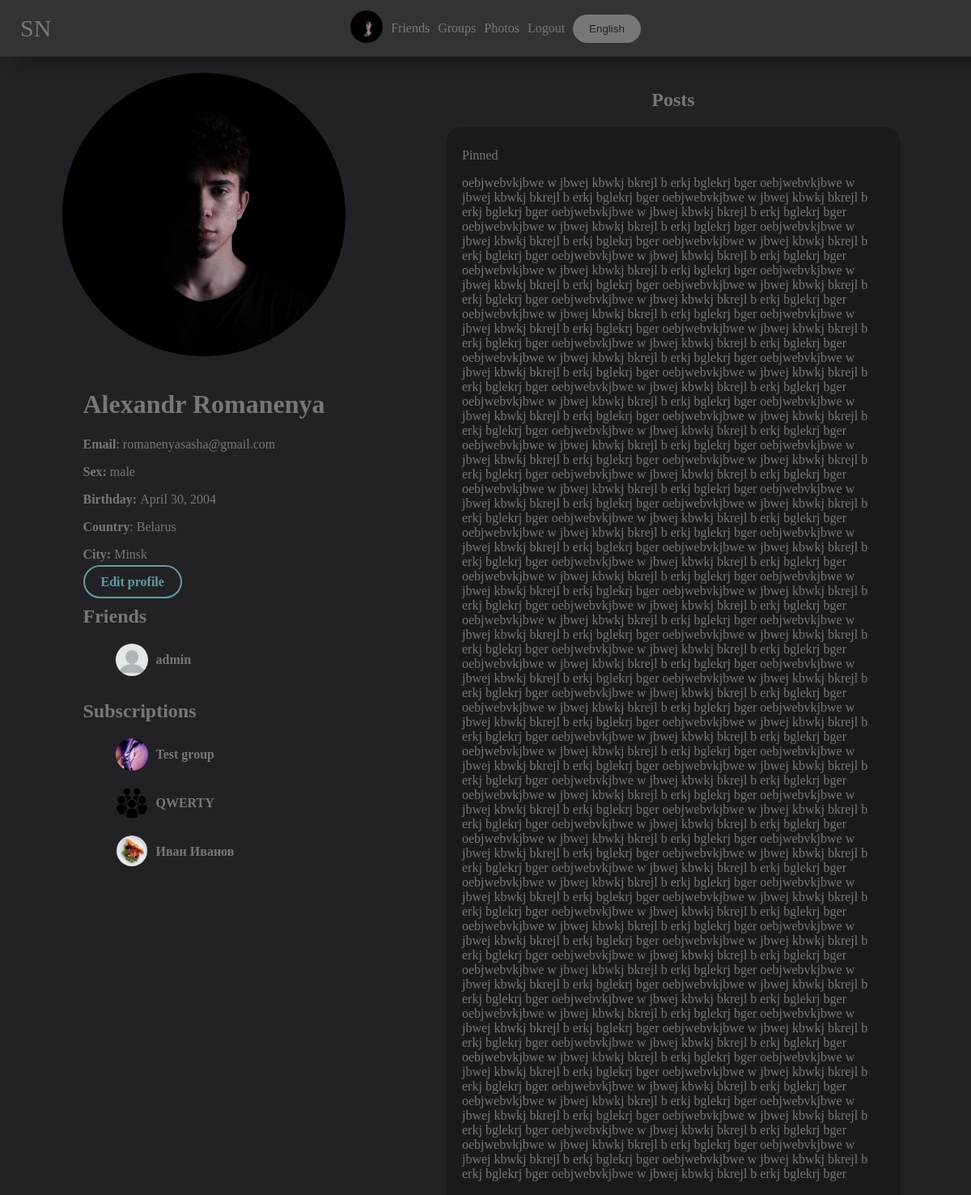
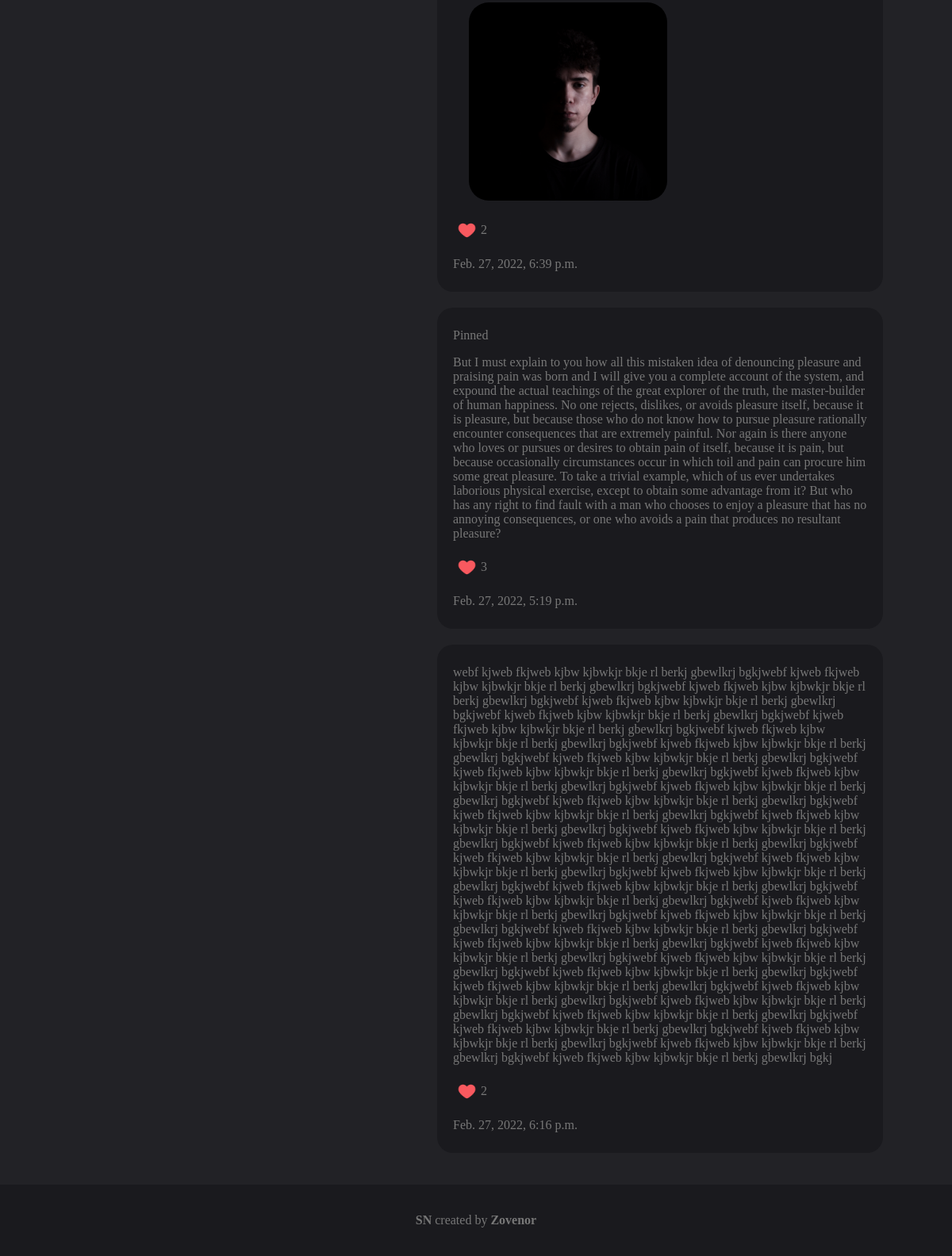
Before: /account (signed in) with the older database file (2 pictures, top to bottom).
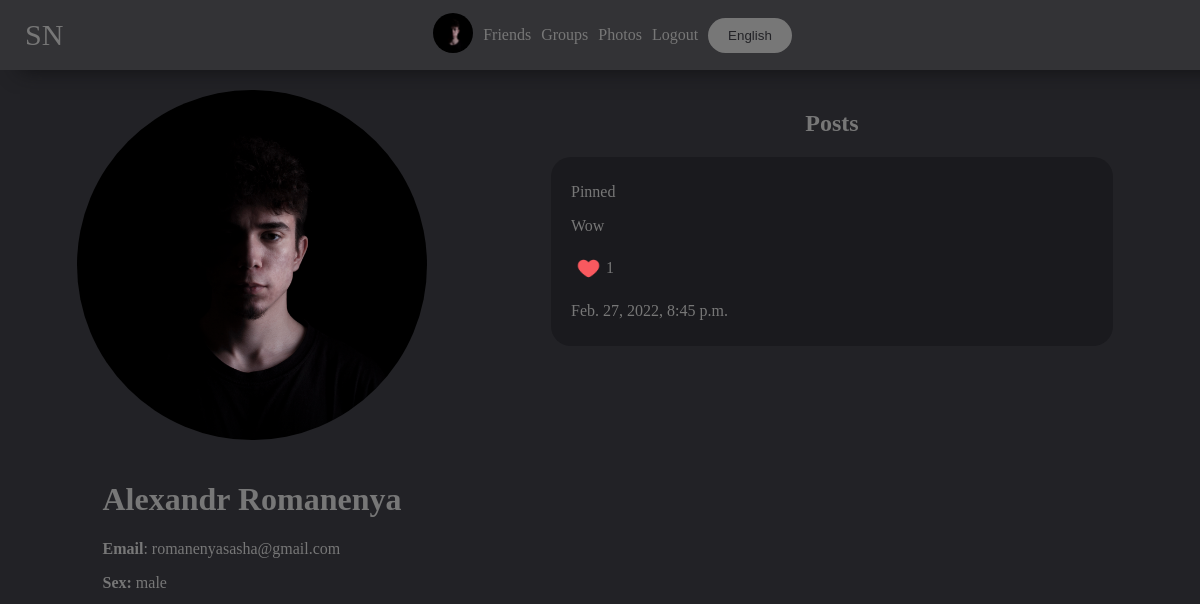
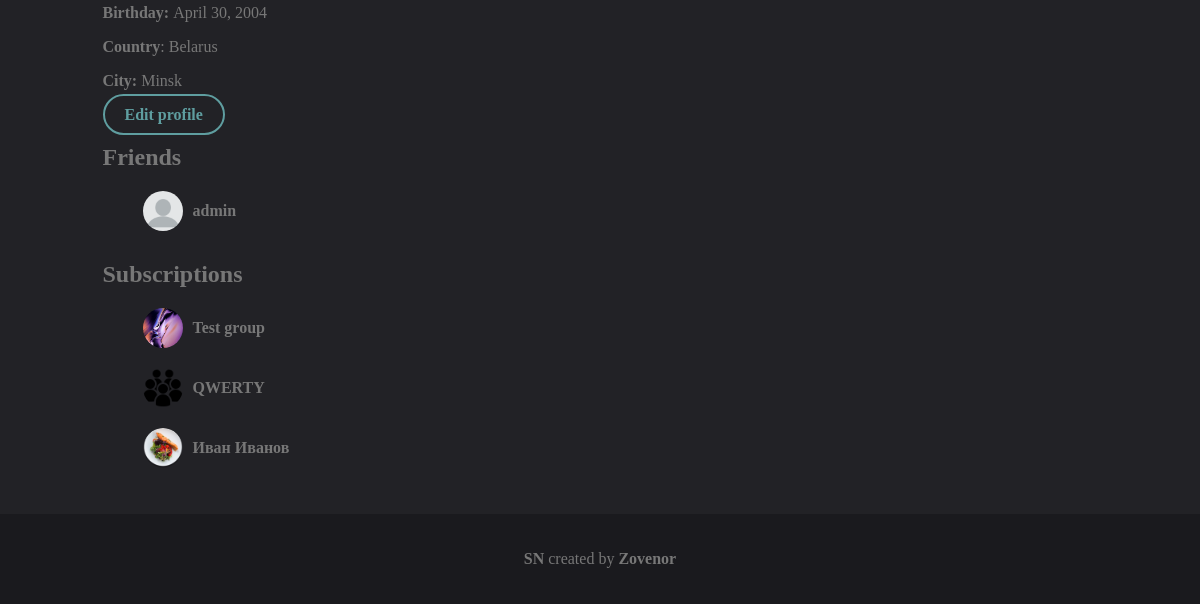
After: the same page with the newer database file (2 pictures, top to bottom).
### mainpage/models.py (models this page shows, shortened)
class UserDetail(models.Model):
    user = models.ForeignKey(User, on_delete=models.CASCADE)
    age = models.DateField(null=True, blank=True)
    photo = models.ForeignKey(Photo, on_delete=models.SET_NULL, null=True, blank=True)
    permissions = models.CharField(max_length=10, default="public")
    country = models.CharField(max_length=100, null=True, blank=True)
    city = models.CharField(max_length=100, null=True, blank=True)
    sex = models.CharField(max_length=10, choices=(('male', 'male'), ('female', 'female'), ('None', 'None')),
                           default=('None', 'None'))
    def get_photo(self):
        if self.photo:
            return self.photo
        else:
            return settings.STATIC_URL + "/mainpage/img/user.png"

class Photo(models.Model):
    photo = models.ImageField(upload_to='photos')
    date = models.DateTimeField(auto_now=True)
    user = models.ForeignKey(User, on_delete=models.SET_NULL, null=True)
    permissions = models.CharField(max_length=10, default="public")
    def __str__(self):
        return self.photo.url

class Friend(models.Model):
    user1 = models.IntegerField()
    user2 = models.IntegerField()
    def get_user2(self):
        try:
            return UserDetail.objects.get(user=self.user2)
        except:
            return None

class Group(models.Model):
    followers = models.ManyToManyField(UserDetail, related_name="followers", null=True, blank=True)
    name = models.CharField(max_length=250)
    description = models.TextField(null=True, blank=True)
    groupname = models.CharField(max_length=100, unique=True)
    photo = models.ForeignKey(Photo, on_delete=models.SET_NULL, null=True, blank=True)
    admin = models.ForeignKey(UserDetail, on_delete=models.SET_NULL, null=True, blank=True)
    editors = models.ManyToManyField(UserDetail, related_name="editors", null=True, blank=True)
    def get_photo(self):
        if self.photo:
            return self.photo
        else:
            return settings.STATIC_URL + "/mainpage/img/group.jpg"

class Follower(models.Model):
    user1 = models.IntegerField()
    user2 = models.IntegerField()
    def get_user2(self):
        try:
            return UserDetail.objects.get(user=self.user2)
        except:
            return None

class Post(models.Model):
    author = models.CharField(max_length=100, null=True, blank=True)
    text = models.TextField()
    photos = models.ManyToManyField(Photo, related_name="photos", null=True, blank=True)
    pinned = models.BooleanField(default=False)
    date = models.DateTimeField(auto_now=True)
    likes = models.ManyToManyField(UserDetail, null=True, blank=True)
    def count_likes(self):
        return self.likes.count()

### mainpage/views.py (the view, shortened to what this page needs)
# urls.py: path('account', views.YourAccountView.as_view()),
class YourAccountView(View):
    @user_is_authenticated
    def get(self, request, **kwargs):
        return AccountIDView.get(self, request, id=request.user.id,
                                 user_view=UserDetail.objects.get(user=request.user.id))

### mainpage/views.py (called while the page is built)
def base(func):
    def wrapper(self, request, content={}, *args, **kwargs):
        if request.user.is_authenticated:
            content.update({'your_user': UserDetail.objects.get(user=request.user)})
        return func(self, request, content=content, **kwargs)
    return wrapper

def get_sex(request, sex):
    if sex == 'male':
        return get_wordlist(request).Account.sex_names['male']
    elif sex == 'female':
        return get_wordlist(request).Account.sex_names['female']
    else:
        return get_wordlist(request).Account.sex_names['none']

def user_is_authenticated(func):
    def redir(self, request):
        return redirect('/login')
    def wrapper(self, request, **kwargs):
        if request.user.is_authenticated:
            return func(self, request, **kwargs)
        else:
            return redir(self, request)
    return wrapper

def get_wordlist(request):
    langs_list = {
        'en': langs.EN,
        'ru': langs.RU,
    }
    if 'lang' in request.COOKIES:
        lang = request.COOKIES['lang']
        try:
            return langs_list[lang]
        except:
            return langs_list['en']
    else:
        return langs_list['en']

### mainpage/templates/mainpage/account.html (shortened to what this page needs)
{% extends 'mainpage/base.html' %}
{% load static %}
{% block content %}
    <link rel="stylesheet" href="{% static 'mainpage/account.css' %}">
    {% if choose_photo == True %}
        {% for el in photos_library %}
            <a href="?choose_photo_by_id={{ el.id }}">
                <div class="account_photo" style="background-image: url('{{ el }}')"></div>
            </a>
        {% endfor %}
    {% else %}
        <div class="account">
            {% if user_view.photo %}
                <img class="account_photo" src="{{ user_view.get_photo }}">
            {% else %}
                <img class="account_photo" src="{% static 'mainpage/img/user.png' %}">
            {% endif %}
            <div class="info">
                {% if edit_permissions == False %}
                    <h1>{{ user_view.user.first_name }} {{ user_view.user.last_name }}</h1>
                    {% if permissions != 'closed' %}
                        <p><b>{{ list.email }}</b>: {{ user_view.user.email }}</p>
                        <p><b>{{ list.sex }}: </b>{{ get_sex }}</p>
                        <p><b>{{ list.age }}: </b>{{ user_view.age }}</p>
                        <p><b>{{ list.country }}</b>: {{ user_view.country }}</p>
                        <p><b>{{ list.city }}: </b>{{ user_view.city }}</p>
                        {% if edit %}
                            <a class="button edit" href="?edit=True"><b>{{ list.edit }}</b></a>
                        {% endif %}
                    {% endif %}
                    {% if permissions != 'closed' %}
                        <section class="friends">
                            <h1>{{ list.friends }}</h1>
                            <ul>
                                {% for el in friends %}
                                    <li class="user">
                                        {% if el.user1 == user_view.user.id %}
                                            <a class="user" href="/{{ el.get_user2.user.username }}">
                                                <div class="user_photo"
                                                     style="background-image: url('{{ el.get_user2.get_photo }}')"></div>
                                                <b>{{ el.get_user2.user.first_name }} {{ el.get_user2.user.last_name }}</b>
                                            </a>
                                        {% else %}
                                            <a class="user" href="/{{ el.get_user1.user.username }}">
                                                <div class="user_photo"
                                                     style="background-image: url('{{ el.get_user1.get_photo }}')"></div>
                                                <b>{{ el.get_user1.user.first_name }} {{ el.get_user1.user.last_name }}</b>
                                            </a>
                                        {% endif %}
                                    </li>
                                {% endfor %}
                            </ul>
                        </section>
                        <section class="subscriptions">
                            <h1>{{ list.subscriptions }}</h1>
                            <ul>
                                {% for el in groups %}
                                    <li class="group">
                                        <a class="user" href="/{{ el.groupname }}">
                                            <div class="user_photo"
                                                 style="background-image: url('{{ el.get_photo }}')"></div>
                                            <b>{{ el.name }}</b>
                                        </a>
                                    </li>
                                {% endfor %}
                                {% for el in following %}
                                    <li class="user">
                                        <a class="user" href="/{{ el.get_user2.user.username }}">
                                            <div class="user_photo"
                                                 style="background-image: url('{{ el.get_user2.get_photo }}')"></div>
                                            <b>{{ el.get_user2.user.first_name }} {{ el.get_user2.user.last_name }}</b>
                                        </a>
                                    </li>
                                {% endfor %}
                            </ul>
                        </section>
                    {% endif %}
                {% endif %}
            </div>
        </div>
        {% if permissions != 'closed' %}
            <section class="posts">
                <h1>{{ list.posts }}</h1>
                {% if posts or pinned_posts %}
                    {% for el in pinned_posts %}
                        <div class="post" id="post{{ el.id }}">
                            <p>{{ list.pinned }}</p>
                            <p class="text">{{ el.text }}</p>
                            <div class="photos">
                                {% for photo in el.photos.all %}
                                    <div class="photo" style="background-image: url('{{ photo }}')"></div>
                                {% endfor %}
                            </div>
                            <a href="?like={{ el.id }}#post{{ el.id }}" class="likes">
                                {% if your_user in el.likes.all %}
                                    <img width="25px" src="{% static 'mainpage/img/like.png' %}">
                                {% else %}
                                    <img style="filter: invert(1); opacity: 0.75" width="25px"
                                         src="{% static 'mainpage/img/no-like.png' %}">
                                {% endif %}
                                {{ el.count_likes }}
                            </a>
                            <p class="date">{{ el.date }}</p>
                        </div>
                    {% endfor %}
                    {% for el in posts %}
                        <div class="post" id="post{{ el.id }}">
                            <p class="text">{{ el.text }}</p>
                            <a href="?like={{ el.id }}#post{{ el.id }}" class="likes">
                                {% if your_user in el.likes.all %}
                                    <img width="25px" src="{% static 'mainpage/img/like.png' %}">
                                {% else %}
                                    <img style="filter: invert(1); opacity: 0.75" width="25px"
                                         src="{% static 'mainpage/img/no-like.png' %}">
                                {% endif %}
                                {{ el.count_likes }}
                            </a>
                            <p class="date">{{ el.date }}</p>
                        </div>
                    {% endfor %}
                {% else %}
                    {{ list.no_posts }}
                {% endif %}
            </section>
        {% else %}
            <h1 class="posts" style="justify-content: center; align-items: center">{{ list.permissions }}</h1>
        {% endif %}
    {% endif %}
{% endblock %}

### mainpage/templates/mainpage/base.html (shortened to what this page needs)
<!doctype html>
{% load static %}
<html lang="en">
<head>
    <link rel="stylesheet" href="{% static "mainpage/base.css" %}">
</head>
<body>
<header>
    <a class="NAME" href="/">{{ list.NAME }}</a>
    {% if user.is_authenticated %}
        <a href="/account"><img width="40px" style="border-radius: 999px" src="{{ your_user.get_photo }}"></a>
        <a href="/friends">{{ list.Friends }}</a>
        <a href="/groups">{{ list.groups }}</a>
        <a href="/photos">{{ list.photos }}</a>
        <a href="/logout?url={{ request.path }}">{{ list.LogOut }}</a>
    {% endif %}
    <button style="margin-left: 5px" class="button choose_lang" onclick="choose_lang()">{{ list.choose_lang }}</button>
</header>
<main>
    {% block content %}
{% endblock %}
</main>
<footer>
    <p><a href="https://github.com/zovenor/social_network"><b>{{ list.NAME }}</b></a> {{ list.created_by }} <a href="https://github.com/zovenor"><b>Zovenor</b></a></p>
</footer>
</body>
</html>

### mainpage/static/mainpage/base.css (style rules this page uses)
body { padding: 0; margin: 0; background: #222226; color: #777; font-family: Calibri; min-height: 100vh; display: flex; flex-flow: column; }
header { background: #333336; padding: 10px; color: #FFF; display: flex; align-items: center; justify-content: center; position: fixed; width: 100vw; height: 50px; left: 0; top: 0; z-index: 999; box-shadow: 20px 0px 20px #111113; }
.NAME { position: fixed; left: 20px; font-size: 30px; }
header a { text-decoration: none; margin: 5px; color: #777; }
main { padding: 20px; padding-top: 90px; }
main a { text-decoration: none; color: #777; }
li { list-style-type: none; }
.button { border-color: #777; border-width: 2px; border-style: solid; border-radius: 999px; padding: 10px; transition: .5s; color: #777; background-color: #222226; width: fit-content; padding-left: 20px; padding-right: 20px; }
.choose_lang { border: 0px; background-color: #777; color: #222226; }
footer { background-color: #1a1a1e; padding: 20px; display: flex; justify-content: center; align-items: center; margin-top: auto; }
footer a { text-decoration: none; color: #777; }

### mainpage/static/mainpage/account.css (style rules this page uses)
.account_photo { border-radius: 999px; width: 350px; margin-bottom: 20px; height: 350px; background-repeat: no-repeat; background-position: center; background-size: cover; }
main { display: flex; flex-flow: row; }
.edit { color: cadetblue; border-color: cadetblue; }
.account { display: flex; flex-flow: column; }
.user_photo { width: 40px; height: 40px; border-radius: 999px; background-size: cover; background-position: center; background-repeat: no-repeat; margin-right: 10px; }
.user, .group { display: flex; align-items: center; margin-bottom: 10px; }
.account { margin-right: auto; width: 40%; align-items: center; }
.posts { display: flex; flex-flow: column; width: 60%; align-items: center; }
.post { width: 75%; background-color: #1a1a1e; padding: 10px 20px 10px 20px; border-radius: 20px; margin-bottom: 20px; }
.likes { display: flex; align-items: center; }
.likes * { margin: 5px; }

Changed rows visible on the page:
removed Post: pinned "Pinned", text "oebjwebvkjbwe w jbwej kbwkj bkrejl b erkj bglekrj bger oebjwebvkjbwe w jbwej kbwkj bkrejl b erkj bglekrj bger oebjwebvkjbwe w jbwej kbwkj bkrejl b erkj bglekrj bger oebjwebvkjbwe w jbwej kbwkj bkrejl b erkj bglekrj bger oebjwebvkjbwe w jbwej kbwkj bkrejl b erkj bglekrj bger oebjwebvkjbwe w jbwej kbwkj bkrejl b erkj bglekrj bger oebjwebvkjbwe w jbwej kbwkj bkrejl b erkj bglekrj bger oebjwebvkjbwe w jbwej kbwkj bkrejl b erkj bglekrj bger oebjwebvkjbwe w jbwej kbwkj bkrejl b erkj bglekrj bger oebjwebvkjbwe w jbwej kbwkj bkrejl b erkj bglekrj bger oebjwebvkjbwe w jbwej kbwkj bkrejl b erkj bglekrj bger oebjwebvkjbwe w jbwej kbwkj bkrejl b erkj bglekrj bger oebjwebvkjbwe w jbwej kbwkj bkrejl b…", count_likes "2", date "Feb. 27, 2022, 6:39 p.m.", shown under "Posts"
no longer on this page (row unchanged): Photo: photo (picture)
removed Post: pinned "Pinned", text "But I must explain to you how all this mistaken idea of denouncing pleasure and praising pain was born and I will give you a complete account of the system, and expound the actual teachings of the great explorer of the truth, the master-builder of human happiness. No one rejects, dislikes, or avoids pleasure itself, because it is pleasure, but because those who do not know how to pursue pleasure rationally encounter consequences that are extremely painful. Nor again is there anyone who loves or pursues or desires to obtain pain of itself, because it is pain, but because occasionally circumstances occur in which toil and pain can procure him some great pleasure. To take a trivial example,…", count_likes "3", date "Feb. 27, 2022, 5:19 p.m.", shown under "Posts"
removed Post: text "webf kjweb fkjweb kjbw kjbwkjr bkje rl berkj gbewlkrj bgkjwebf kjweb fkjweb kjbw kjbwkjr bkje rl berkj gbewlkrj bgkjwebf kjweb fkjweb kjbw kjbwkjr bkje rl berkj gbewlkrj bgkjwebf kjweb fkjweb kjbw kjbwkjr bkje rl berkj gbewlkrj bgkjwebf kjweb fkjweb kjbw kjbwkjr bkje rl berkj gbewlkrj bgkjwebf kjweb fkjweb kjbw kjbwkjr bkje rl berkj gbewlkrj bgkjwebf kjweb fkjweb kjbw kjbwkjr bkje rl berkj gbewlkrj bgkjwebf kjweb fkjweb kjbw kjbwkjr bkje rl berkj gbewlkrj bgkjwebf kjweb fkjweb kjbw kjbwkjr bkje rl berkj gbewlkrj bgkjwebf kjweb fkjweb kjbw kjbwkjr bkje rl berkj gbewlkrj bgkjwebf kjweb fkjweb kjbw kjbwkjr bkje rl berkj gbewlkrj bgkjwebf kjweb fkjweb kjbw kjbwkjr bkje rl berkj gbewlkrj…", count_likes "2", date "Feb. 27, 2022, 6:16 p.m."
added Post: pinned "Pinned", text "Wow", count_likes "1", date "Feb. 27, 2022, 8:45 p.m.", shown under "Posts"
